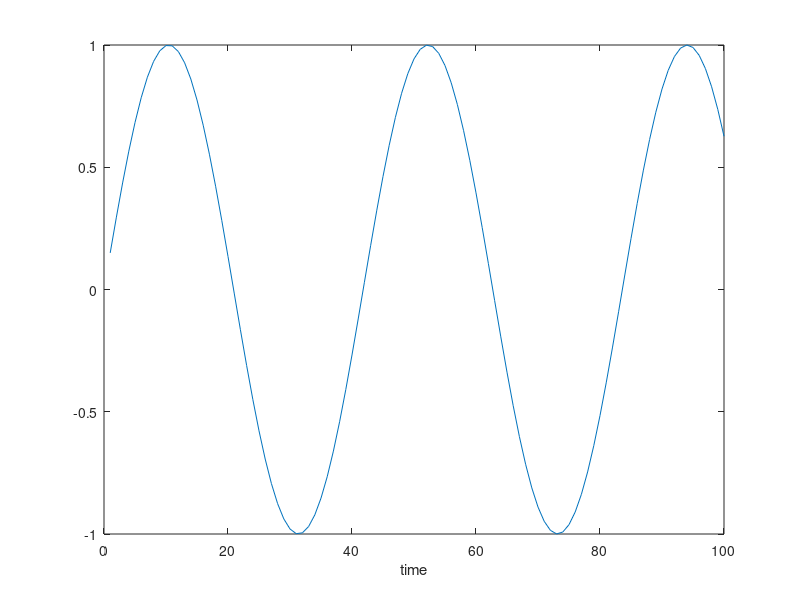

Here is the MATLAB script that generated this plot:
%%
clear;clc
%% part 1 - plot time series
data = dlmread('spot_num.txt' ,'', 1, 0);
time = data(:, 1);
ssn = data(:, 3);
L = size(data, 1); %length of signal
plot(1:L, ssn);

%% part 2 - fourier transformation and plot
Y = fft(ssn);
t = 50;
stem((0:t-1), abs(Y(1:t,:)))
xlabel('frequency')
ylabel('amplitude')

%% part - 4.a signal 1
clear;clc
y = load('y.txt');
L = size(y, 1); 
plot(1:L, y);

%% 4.b
Y = fft(y);
t = 100;
stem((0:t-1), abs(Y(1:t,:)));
title('spectrum')
xlabel('frequency')
ylabel('amplitude')
disp('frequency that stand out')
Y = abs(Y(2:end,:));

%% 4.c
find(Y > 5 * mean(Y))



%% part - 5.a signal 2
clear;clc
y = load('y_mix.txt');
L = size(y, 1); 
plot(1:L, y);

%% 5.b
Y = fft(y);
t = 100;
stem((0:t-1), abs(Y(1:t,:)));
title('spectrum')
xlabel('frequency')
ylabel('amplitude')
disp('frequency that stand out')
Y = abs(Y(2:end,:));

%% 5.c
standout = find(Y > 5 * mean(Y))

%% 6
x = 1:100;
y_inj = sin(2 * pi * standout(1) / L * x);
plot(x, y_inj);
xlabel('time')